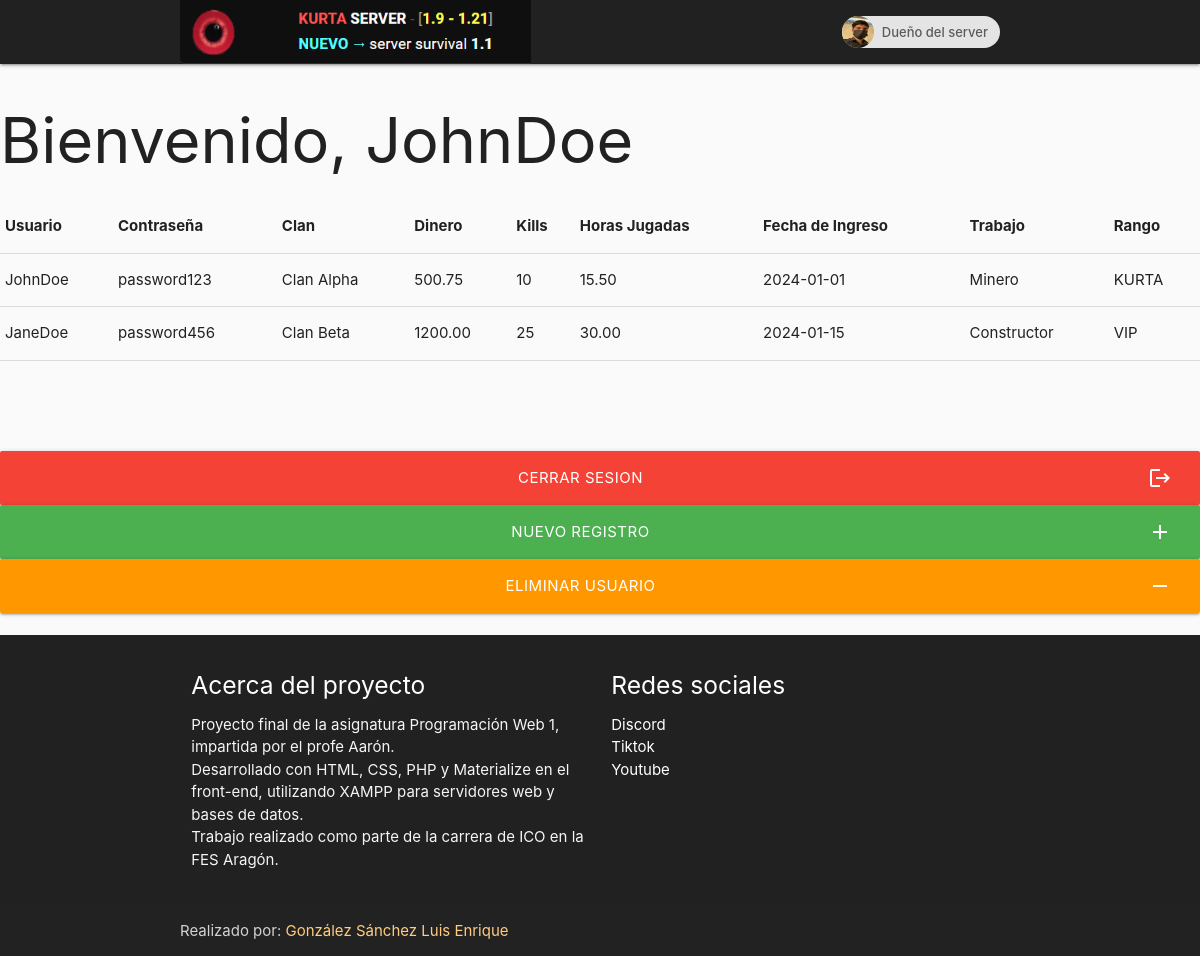
Page /Principal.php (signed in) on the committed database.
### tables this page shows
CREATE TABLE `usuarios` (
    `id` INT(11) NOT NULL AUTO_INCREMENT,  
    `nombre_usuario` VARCHAR(100) NOT NULL,  
    `password` VARCHAR(100) NOT NULL,  
    `clan` VARCHAR(100) NOT NULL,  
    `dinero` DECIMAL(10, 2) NOT NULL,  
    `kills` INT(10) NOT NULL,  
    `horas_jugadas` DECIMAL(10, 2) NOT NULL,  
    `fecha_ingreso` DATE NOT NULL,  
    `trabajo` ENUM('Minero', 'Cazador', 'Constructor', 'Explorador') NOT NULL,  
    `rango` ENUM('KURTA', 'KURTA OG', 'VIP', 'OWNNER') NOT NULL,  
    PRIMARY KEY (`id`)  
);

### Principal.php (the view, shortened to what this page needs)
<?php include('header.php'); ?>
<?php
$nombre_usuario= $_SESSION['nombre_usuario'];
if(!isset($nombre_usuario)){
        header("location: ./index.php");
}else{
    echo "<h1> Bienvenido, $nombre_usuario </h1> ";
require "./logica/conexion.php";
mysqli_set_charset($conexion,'utf8');
$consulta_sql="SELECT * FROM usuarios";
$resultado = $conexion->query($consulta_sql);
$count = mysqli_num_rows($resultado);
echo "<table border='2' >
    <tr>
        <th>Usuario</th>
        <th>Contraseña</th>
        <th>Clan</th>
        <th>Dinero</th>
        <th>Kills</th>
        <th>Horas Jugadas</th>
        <th>Fecha de Ingreso</th>
        <th>Trabajo</th>
        <th>Rango</th>
    </tr>";
if ( $count>0 ){
    while( $row = mysqli_fetch_assoc($resultado)  ){
     echo "<tr>";
     echo"<td>". $row['nombre_usuario'] ."</td>";
     echo"<td>". $row['password'] ."</td>";
     echo"<td>". $row['clan'] ."</td>";
     echo"<td>". $row['dinero'] ."</td>";
     echo"<td>". $row['kills'] ."</td>";
     echo"<td>". $row['horas_jugadas'] ."</td>";
     echo"<td>". $row['fecha_ingreso'] ."</td>";
     echo"<td>". $row['trabajo'] ."</td>";
     echo"<td>". $row['rango'] ."</td>";
     echo "</tr>";
    }
    echo "</table>";
    echo "<br><br><br><br>";
}else{
    echo " <h1 style='color:red' >Sin Ningun registro</h1>";
 }
    echo "<a href='logica/salir.php' class='btn-large waves-effect waves-light red'>CERRAR SESION <i class='material-icons right'>logout</i></a>";
    echo "<a href='Registro.php' class='btn-large waves-effect waves-light green'>Nuevo registro <i class='material-icons right'>add</i></a>";
    echo "<a href='EliminarUsuario.php' class='btn-large waves-effect waves-light orange'>Eliminar usuario <i class='material-icons right'>remove</i></a>";
    echo "<br>";
}
?>
<?php include('footer.php'); ?>

### header.php (shortened to what this page needs)
<!DOCTYPE html>
<html lang="es">
<head>
  <link href="css/materialize.css" type="text/css" rel="stylesheet" media="screen,projection"/>
  <link href="css/style.css" type="text/css" rel="stylesheet" media="screen,projection"/>
  <link rel="stylesheet" href="/css/style.css">
</head>
<body class="grey lighten-5">
  <nav class=" grey darken-4" role="navigation">
    <div class="nav-wrapper container ">
      <a id="logo-container" href="./index.php" class="brand-logo">
        <img class="responsive-img" src="./Media/bannerKurta.png" alt="Logo de kurta" style="height: 64px">
      </a>
      <ul class="right hide-on-med-and-down">
        <a href="https://www.instagram.com/gael_2k32/">
        <div class="chip">
    <img src="./Media/cano.png" alt="virus2k2 alias Gael Cano">
    Dueño del server
  </div>
      </ul>
    </div>
  </nav>

### footer.php (shortened to what this page needs)
<footer class="page-footer grey darken-4">
    <div class="container">
      <div class="row">
        <div class="col l6 s12">
          <h5 class="white-text">Acerca del proyecto</h5>
          <p class="grey-text text-lighten-4"> Proyecto final de la asignatura Programación Web 1, impartida por el profe Aarón. <br> Desarrollado con HTML, CSS, PHP y Materialize en el front-end, utilizando XAMPP para servidores web y bases de datos. <br> Trabajo realizado como parte de la carrera de ICO en la FES Aragón.</p>
        </div>
        <div class="col l3 s12">
          <h5 class="white-text ">Redes sociales</h5>
          <ul>
            <li><a class="white-text " href="https://discord.gg/JQWcmF6MW9">Discord</a></li>
            <li><a class="white-text  " href="https://www.tiktok.com/@kurta.lat">Tiktok</a></li>
            <li><a class="white-text " href="https://www.youtube.com/@kurtalat">Youtube</a></li>
          </ul>
        </div>
      </div>
    </div>
    <div class="footer-copyright">
      <div class="container">
        Realizado por: <a class="orange-text text-lighten-3" href="https://github.com/ZoeSec">González Sánchez Luis Enrique</a>
      </div>
    </div>
  </footer>
</body>
</html>

### css/style.css (style rules this page uses)
body { display: flex; min-height: 100vh; flex-direction: column; }
body { display: flex; flex-direction: column; min-height: 100vh; }
footer { margin-top: auto; }

### rows in the picture
usuarios: nombre_usuario "JohnDoe", password "password123", clan "Clan Alpha", dinero "500.75", kills "10", horas_jugadas "15.50", fecha_ingreso "2024-01-01", trabajo "Minero", rango "KURTA"
usuarios: nombre_usuario "JaneDoe", password "password456", clan "Clan Beta", dinero "1200.00", kills "25", horas_jugadas "30.00", fecha_ingreso "2024-01-15", trabajo "Constructor", rango "VIP"

### other values in the picture
$nombre_usuario "JohnDoe"
